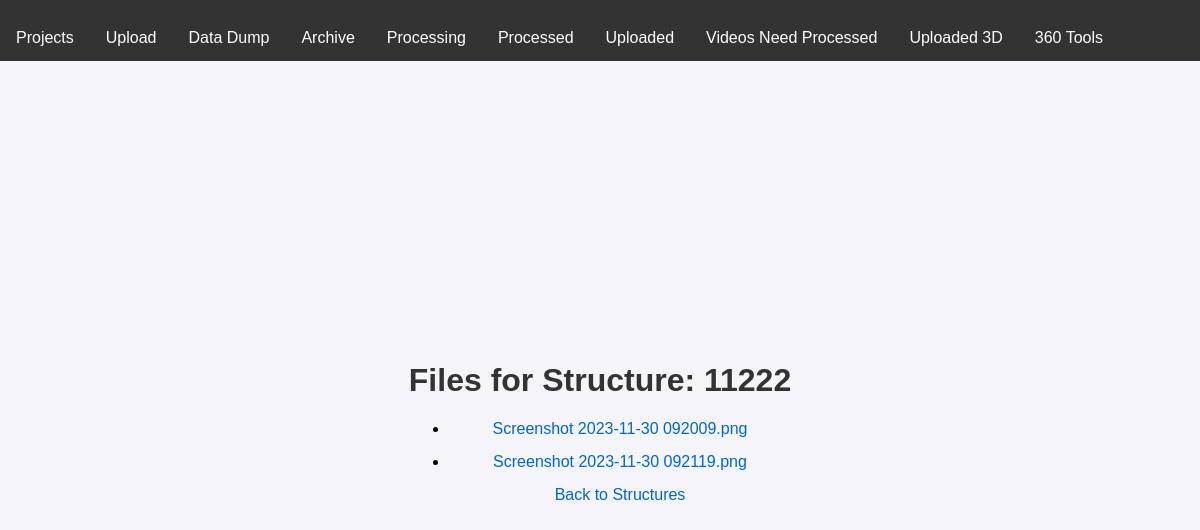
Screenshot of /structures/2/files with the database file from the repository.
### tables this page shows
CREATE TABLE Structures (
            id INTEGER PRIMARY KEY AUTOINCREMENT,
            project_id INTEGER NOT NULL,
            project_location TEXT NOT NULL,
            structure_id TEXT NOT NULL,
            collection_date TEXT NOT NULL,
            FOREIGN KEY (project_id) REFERENCES Projects (id)
        );

CREATE TABLE Files (
            id INTEGER PRIMARY KEY AUTOINCREMENT,
            structure_id INTEGER NOT NULL,
            filename TEXT NOT NULL,
            path TEXT NOT NULL,
            FOREIGN KEY (structure_id) REFERENCES Structures (id)
        );

### app.py (the view)
@app.get("/structures/{structure_db_id}/files", response_class=HTMLResponse)
async def list_files(request: Request, structure_db_id: int):
    files = get_files_by_structure(structure_db_id)
    structure = get_structure_by_id(structure_db_id)  # Fetch structure data
    if not structure:
        raise HTTPException(status_code=404, detail="Structure not found")
    return templates.TemplateResponse(
        "files.html",
        {
            "request": request,
            "files": files,
            "structure": {
                "structure_id": structure["structure_id"],  # Use structure_id field for display
                "project_id": structure["project_id"],
            },
        },
    )

### templates/files.html (shortened to what this page needs)
{% extends "base.html" %}
{% block content %}
<h1>Files for Structure: {{ structure['structure_id'] }}</h1>
<ul>
{% for file in files %}
    <li>
        <a href="/data/{{ file['path'] }}">{{ file['filename'] }}</a>
    </li>
{% endfor %}
<a href="/projects/{{ structure['project_id'] }}/structures">Back to Structures</a>
</ul>
{% endblock %}

### static/styles.css (style rules this page uses)
body { font-family: Arial, sans-serif; background-color: #f4f4f9; margin: 0; padding: 0; display: flex; justify-content: center; align-items: center; height: 100vh; }
h1 { text-align: center; color: #333; }
a { text-decoration: none; color: #0066cc; display: block; text-align: center; margin-top: 15px; }
ul { margin-top: 10px; }

### rows the page displays
Structures: structure_id "11222"
Files: filename "Screenshot 2023-11-30 092009.png"
Files: filename "Screenshot 2023-11-30 092119.png"
